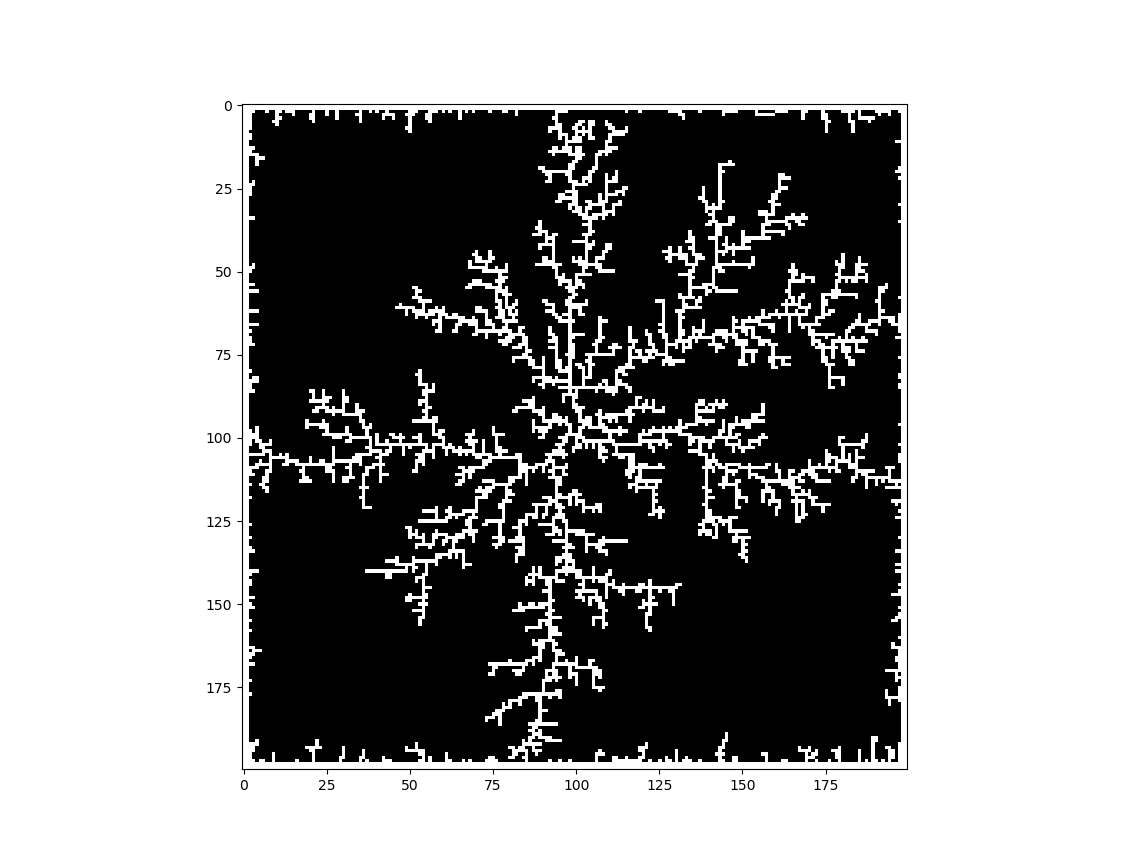

This figure's Python source:
import numpy as np
import random as rand
import matplotlib.pyplot as plt

def update_cells(list_coord, l):
    i = 0
    while i < len(list_coord):
        c = list_coord[i]
        direction = rand.randint(0, 1)
        zin = rand.randint(0, 1)
        if direction: 
            if zin:
                c[0] += 1
            else:
                c[0] -= 1
        else:
            if zin:
                c[1] += 1
            else:
                c[1] -= 1
        if c[0] < 0 or c[0] >= l or c[1] < 0 or c[1] >= l:
            del list_coord[i]
        else:
            i += 1
         
    return list_coord

def stationary_cells(list_coord, list_stat):
    k = 0
    while k < len(list_coord):
        x = list_coord[k][0]
        y = list_coord[k][1]
        stat = False
        for i in [x-1, x+1]:
            if 0 <= i < len(list_stat): 
                if list_stat[i][y]:
                    stat = True
        for j in [y-1, y+1]:
            if 0 <= j < len(list_stat): 
                if list_stat[x][j]:
                    stat = True
        if stat:
            list_stat[x][y] = 1
            del list_coord[k]
        else:    
            k += 1  
    return list_coord, list_stat

def aanvulling(list_coord, L, l):
    while len(list_coord) < L:
        direction = rand.randint(0, 1)
        zin = rand.randint(0, 1)
        positie = rand.randint(0, l-1)
        if direction: 
            if zin:
                list_coord.append([l-1, positie])
            else:
                list_coord.append([0, positie])
        else:
            if zin:
                list_coord.append([positie, l-1])
            else:
                list_coord.append([positie, 0])
    return list_coord

L = 100
l = 200
steps = 1000000
grid = [[0 for _ in range(l)] for _ in range(l)]
grid[l//2][l//2] = 1

cells = aanvulling([], L, l)

for _ in range(steps):
    update_cells(cells, l)
    stationary_cells(cells, grid)
    aanvulling(cells, L, l)

plt.imshow(grid, cmap="gray")
plt.show()
